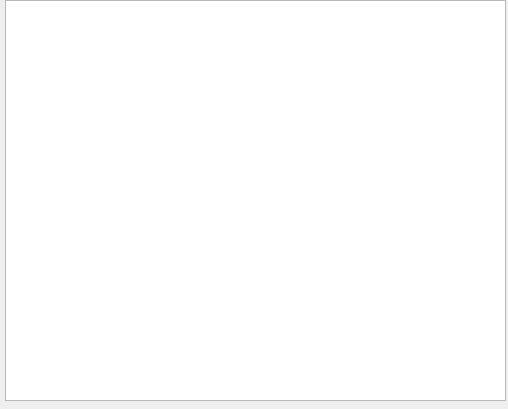
<?xml version="1.0" encoding="UTF-8"?>
<ui version="4.0">
 <class>Form</class>
 <widget class="QWidget" name="Form">
  <property name="geometry">
   <rect>
    <x>0</x>
    <y>0</y>
    <width>508</width>
    <height>409</height>
   </rect>
  </property>
  <property name="windowTitle">
   <string>О программе</string>
  </property>
  <widget class="QTextBrowser" name="text_program">
   <property name="enabled">
    <bool>true</bool>
   </property>
   <property name="geometry">
    <rect>
     <x>5</x>
     <y>0</y>
     <width>501</width>
     <height>401</height>
    </rect>
   </property>
   <property name="font">
    <font>
     <pointsize>9</pointsize>
    </font>
   </property>
   <property name="placeholderText">
    <string/>
   </property>
  </widget>
 </widget>
 <resources/>
 <connections/>
</ui>
